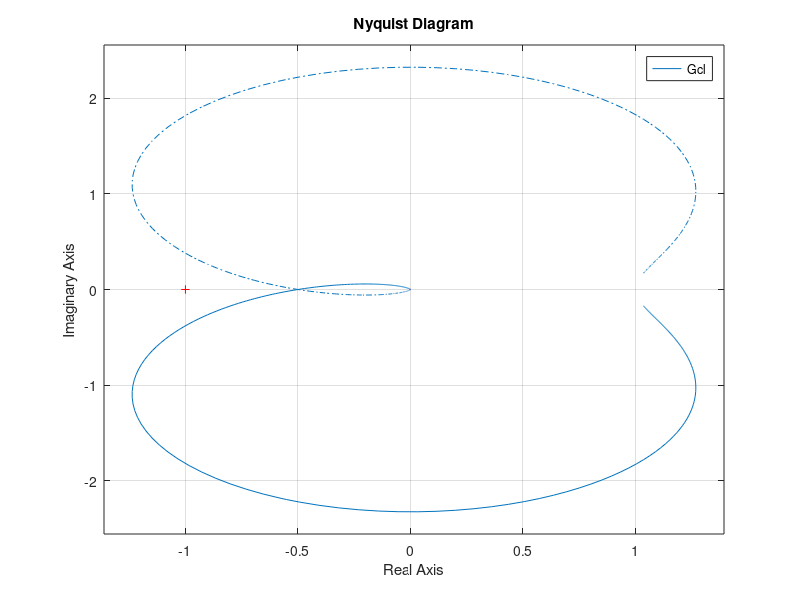
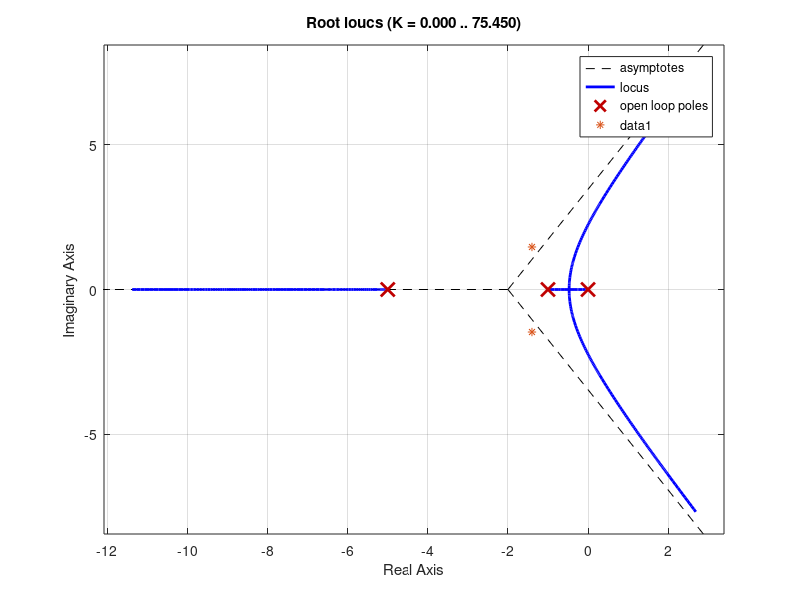
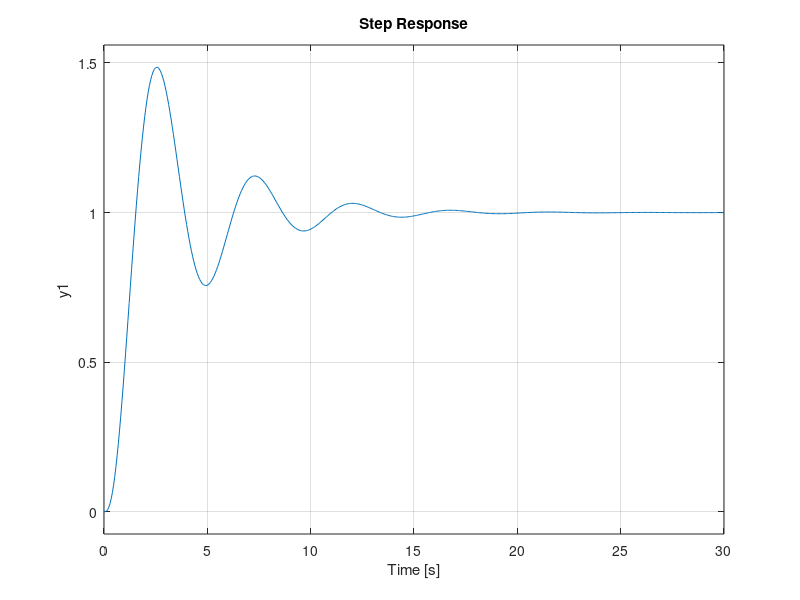

These figures' MATLAB source, in order: (Note: this script raises an error after producing the figures.)
clc;clear;close all
%% Draw nyquist plot for main transfer function    
s = tf('s'); 
G = 10/((s+1)*(s+5)*s); % plant transfer function 
H=1; % feedback transfer function
Gcl = G/(1+G*H); % close loop transfer function before adding compensator 
figure("Name","main transfer function")
nyquist(Gcl); % draw nyquist plot
%% The main transfer function and ploting root locus and step response
figure("Name","root locus-The main transfer function")
rlocus(G*H); grid on
hold on; 
plot([-1.4 -1.4], [1.47 -1.47], '*') % root locus with goal points
figure("Name","step response-The main transfer function")
step(Gcl); grid on % step response to main trasnfer function
stepinfo(Gcl)
%% Design lead compensator and ploting step response
Tetac = 80; % the compensator angel
Pc = -4.4; % compensator pole position
Zc = -.96; % compensator zero position

Gc_lead = (s + .96)/(s + 4.4); % lead compensator

S_1 = [-1.4 + 1.47i ;-1.4 - 1.47i]; % the gola points

G_func = @(x)(10/((x+1)*(x+5)*x));
C_func = @(x)((x + .96)/(x + 4.4));

K1 = abs(-1/(G_func(S_1(1))*C_func(S_1(1)))); % k1 is 2.6183 for the lead
% Kp for this system is infinity
Gc1_lead = K1*Gc_lead;
M1 = (G*Gc1_lead)/(1 + G*Gc1_lead);
figure("Name","lead compensator and ploting step response")
step(M1); grid on
stepinfo(M1)
%% Design lead lag compensator and ploting step response
Gc_lag = (s + .1)/s; % lag compensator
M2 = (G*Gc1_lead*Gc_lag)/(1 + G*Gc1_lead*Gc_lag);
figure("Name","lead lag compensator")
step(M2); grid on
stepinfo(M2)
% the results showing that lag compensator has badly effect on this system
%% Design lag compensator and ploting step response
M3 = (G*Gc_lag)/(1 + G*Gc_lag);
figure("Name","lag compensator");
step(M3); grid on
stepinfo(M3)
%% PD-Controller     
G = 10 / (s * (s + 1) * (s + 5)); % desired phase margin -> 60 degree
K = 2.5; %based on desired Kv -> 5
alpha = 0.0931;
T = 0.9185;
Gc = (1 + T * s)/(1 + T * alpha * s); %designated controller
figure("Name" , "Frequency Response")
subplot(1,2,1)
margin(K * G)
text(5 , 100,"Before adding controller",'Color','red')
subplot(1,2,2)
margin(K * Gc * G)
text(50 , 100,"After adding controller",'Color','green')
figure("Name","Time Response")
step(feedback(G,1),feedback(K*Gc*G,1))
legend("before","After")
%% PI-Controller
G = 10 / (s * (s + 1) * (s + 5)); % desired phase margin -> 60 degree
K = 2.5; %based on desired Kv -> 5
beta = 9.6605;
T1 = 21.3675;
Gl = (1 + T1 * s)/(1 + T1 * beta * s); %designated controller
figure("Name","Frequency Response")
subplot(1,2,1)
margin(K * G)
text(5 , 100,"Before adding controller",'Color','red')
subplot(1,2,2)
margin(K * Gl * G)
text(2 , 100,"After adding controller",'Color','green') %better phase margin correction
figure("Name","Time Response")
step(feedback(G,1),feedback(K*Gl*G,1))
legend("before","After")
%% PID-Controller (with 2 extra PD controller for better performance)
G = 10 / (s * (s + 1) * (s + 5)); % desired phase margin -> 60 degree
K = 2.5; %based on desired Kv -> 5
alpha1 = 0.2710;
T2 = 0.6861;
Gc1 = (1 + T2 * s)/(1 + T2 * alpha1 * s); %designated controller
beta2 = 1.5613;
T3 = 4.8077;
Gl2 = (1 + T3 * s)/(1 + T3 * beta2 * s); %designated controller
alpha2 = 0.3207;
T4 = 0.5814;
Gc2 = (1 + T4 * s)/(1 + T4 * alpha2 * s); %designated controller
alpha3 = 0.6104;
T5 = 0.3404;
Gc3 = (1 + T5 * s)/(1 + T5 * alpha3 * s); %designated controller
figure('Name','Stage 1')
subplot(1,2,1)
margin(K * G)
text(5 , 100,"Before adding controller",'Color','red')
subplot(1,2,2)
margin(K * Gc1 * G)
text(10 , 100,"After adding first controller",'Color','green')
figure('Name',"Stage 2")
subplot(1,2,1)
margin(K * Gl2 * Gc1 * G)
text(5 , 100,"After adding Second controller",'Color','green')
subplot(1,2,2)
margin(K * Gc1 * Gl2 * Gc2 * G)
text(2 , 100,"After adding Third controller",'Color','green')
figure('Name',"Stage 3")
margin(K * Gc1 * Gl2 * Gc2 * Gc3 * G)
text(5 , 100,"After adding Last controller",'Color','green')
figure("Name","Time Response")
step(feedback(G,1),feedback(K*Gc1*G,1),feedback(K*Gc1*Gl2*G,1),feedback(K * Gc1 * Gl2 * Gc2 * G,1),feedback(K * Gc1 * Gl2 * Gc2 * Gc3 * G,1))
legend("before","Controller 1" , "Controller 2","Controller 3","Controller 4")
%% Compensator Design with MATLAB    
Gpd_Matlab = (1.36) * (1+1.19*s); % PD Control in Time Domain with Matlab(pidTunner Command) -> settling time is 1.27s
%margin(G*Gpd_Matlab)
Closedloop_Matlab = (G*Gpd_Matlab)/(1 + G*Gpd_Matlab);
%step(M)
figure("Name","Step Response with PD Compensator with MATLAB")
step(Closedloop_Matlab);grid on;
Gpi_Matlab = (0.127) * (1+1/(9.05*s)); % PI Control in Time Domain with Matlab(pidTunner Command) -> Kp = 0.127 , Ti = 9.05
%margin(G*Gpi_Matlab)
Closedloop_Matlab = (G*Gpi_Matlab)/(1 + G*Gpi_Matlab); 
figure("Name","Step Response with PI Compensator with MATLAB")
step(Closedloop_Matlab);grid on;
Gpid_Matlab = (0.064) * (1+1/(450*s)+0.582); % PID Control in Time Domain with Matlab(pidTunner Command) -> Kp=0.064 , Ti = 450 , Td = 0.582
%margin(G*Gpid_Matlab)
Closedloop_Matlab = (G*Gpid_Matlab)/(1 + G*Gpid_Matlab); 
figure("Name","Step Response with PID Compensator with MATLAB")
step(Closedloop_Matlab);grid on;
Gpd_fMatlab = (0.554) * (1+0.444*s); %PD Control in Frequency Domain with Matlab -> phaseMargin = 60 deg
Closedloop_Matlab = (G*Gpd_fMatlab)/(1 + G*Gpd_fMatlab); 
figure("Name","Step Response with PD feq Domain Compensator with MATLAB")
step(Closedloop_Matlab);grid on;
Gpi_fMatlab = (0.142) * (1+1/(18*s)); %PI Control in Frequency Domain with Matlab --> phaseMargin = 60 deg , Kp=0.142 , Ti=18
Closedloop_Matlab = (G*Gpi_fMatlab)/(1 + G*Gpi_fMatlab); 
figure("Name","Step Response with PI feq Domain Compensator with MATLAB")
step(Closedloop_Matlab);grid on;
Gpid_fMatlab = (0.429) * (1+1/(6.22*s)+1.56*s) ;%PID Control in Frequency Domain with Matlab --> phaseMargin = 60 deg , Kp=1.65 , Ti=5 , Td=0.987
Closedloop_Matlab = (G*Gpid_fMatlab)/(1 + G*Gpid_fMatlab); 
figure("Name","Step Response with PID feq Domain Compensator with MATLAB")
step(Closedloop_Matlab);grid on;
figure("Name","Selected Nyquist Diagram Controller")
nyquist((G*Gpd_Matlab)/(1 + G*Gpd_Matlab));grid on;
title("Nyquist Diagram Of System with Compensator");
figure("Name","Selected root locus Diagram Controller")
rlocus(Gpd_Matlab * G); grid on;
%title("Root Locus Of System with Compensator");